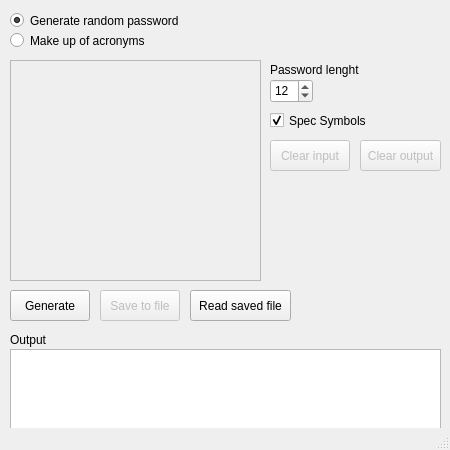
<?xml version="1.0" encoding="UTF-8"?>
<ui version="4.0">
 <class>PasswordGenerator</class>
 <widget class="QMainWindow" name="PasswordGenerator">
  <property name="geometry">
   <rect>
    <x>0</x>
    <y>0</y>
    <width>450</width>
    <height>450</height>
   </rect>
  </property>
  <property name="minimumSize">
   <size>
    <width>450</width>
    <height>450</height>
   </size>
  </property>
  <property name="maximumSize">
   <size>
    <width>450</width>
    <height>450</height>
   </size>
  </property>
  <property name="windowTitle">
   <string>PasswordGenerator</string>
  </property>
  <property name="windowIcon">
   <iconset>
    <normaloff>../../home/lion/Downloads/password-ico.png</normaloff>../../home/lion/Downloads/password-ico.png</iconset>
  </property>
  <widget class="QWidget" name="centralwidget">
   <widget class="QPlainTextEdit" name="OutputTB">
    <property name="geometry">
     <rect>
      <x>10</x>
      <y>349</y>
      <width>431</width>
      <height>81</height>
     </rect>
    </property>
    <property name="focusPolicy">
     <enum>Qt::NoFocus</enum>
    </property>
    <property name="readOnly">
     <bool>true</bool>
    </property>
   </widget>
   <widget class="QRadioButton" name="DefaultGenerationRB">
    <property name="geometry">
     <rect>
      <x>10</x>
      <y>10</y>
      <width>191</width>
      <height>21</height>
     </rect>
    </property>
    <property name="text">
     <string>Generate random password</string>
    </property>
    <property name="checked">
     <bool>true</bool>
    </property>
   </widget>
   <widget class="QLabel" name="label">
    <property name="geometry">
     <rect>
      <x>10</x>
      <y>330</y>
      <width>51</width>
      <height>20</height>
     </rect>
    </property>
    <property name="text">
     <string>Output</string>
    </property>
   </widget>
   <widget class="QRadioButton" name="AcronymGenerationRB">
    <property name="geometry">
     <rect>
      <x>10</x>
      <y>30</y>
      <width>151</width>
      <height>21</height>
     </rect>
    </property>
    <property name="text">
     <string>Make up of acronyms</string>
    </property>
   </widget>
   <widget class="QPlainTextEdit" name="acronymTextInput">
    <property name="enabled">
     <bool>false</bool>
    </property>
    <property name="geometry">
     <rect>
      <x>10</x>
      <y>60</y>
      <width>251</width>
      <height>221</height>
     </rect>
    </property>
   </widget>
   <widget class="QPushButton" name="GenerateBtn">
    <property name="geometry">
     <rect>
      <x>10</x>
      <y>290</y>
      <width>80</width>
      <height>31</height>
     </rect>
    </property>
    <property name="cursor">
     <cursorShape>PointingHandCursor</cursorShape>
    </property>
    <property name="autoFillBackground">
     <bool>false</bool>
    </property>
    <property name="text">
     <string>Generate</string>
    </property>
    <property name="flat">
     <bool>false</bool>
    </property>
   </widget>
   <widget class="QCheckBox" name="specSymbols">
    <property name="geometry">
     <rect>
      <x>270</x>
      <y>110</y>
      <width>111</width>
      <height>21</height>
     </rect>
    </property>
    <property name="text">
     <string>Spec Symbols</string>
    </property>
    <property name="checked">
     <bool>true</bool>
    </property>
   </widget>
   <widget class="QSpinBox" name="lenghtLB">
    <property name="geometry">
     <rect>
      <x>270</x>
      <y>79</y>
      <width>43</width>
      <height>24</height>
     </rect>
    </property>
    <property name="minimum">
     <number>6</number>
    </property>
    <property name="value">
     <number>12</number>
    </property>
   </widget>
   <widget class="QLabel" name="label_2">
    <property name="geometry">
     <rect>
      <x>270</x>
      <y>60</y>
      <width>101</width>
      <height>20</height>
     </rect>
    </property>
    <property name="text">
     <string>Password lenght</string>
    </property>
   </widget>
   <widget class="QPushButton" name="clearOutputBtn">
    <property name="enabled">
     <bool>false</bool>
    </property>
    <property name="geometry">
     <rect>
      <x>360</x>
      <y>140</y>
      <width>81</width>
      <height>31</height>
     </rect>
    </property>
    <property name="text">
     <string>Clear output</string>
    </property>
    <property name="checkable">
     <bool>false</bool>
    </property>
    <property name="autoExclusive">
     <bool>false</bool>
    </property>
    <property name="autoDefault">
     <bool>true</bool>
    </property>
    <property name="default">
     <bool>false</bool>
    </property>
    <property name="flat">
     <bool>false</bool>
    </property>
   </widget>
   <widget class="QPushButton" name="clearInputBtn">
    <property name="enabled">
     <bool>false</bool>
    </property>
    <property name="geometry">
     <rect>
      <x>270</x>
      <y>140</y>
      <width>80</width>
      <height>31</height>
     </rect>
    </property>
    <property name="text">
     <string>Clear input</string>
    </property>
   </widget>
   <widget class="QPushButton" name="saveToFileBtn">
    <property name="enabled">
     <bool>false</bool>
    </property>
    <property name="geometry">
     <rect>
      <x>100</x>
      <y>290</y>
      <width>80</width>
      <height>31</height>
     </rect>
    </property>
    <property name="text">
     <string>Save to file</string>
    </property>
   </widget>
   <widget class="QPushButton" name="readSavePass">
    <property name="geometry">
     <rect>
      <x>190</x>
      <y>290</y>
      <width>101</width>
      <height>31</height>
     </rect>
    </property>
    <property name="text">
     <string>Read saved file</string>
    </property>
   </widget>
  </widget>
  <widget class="QMenuBar" name="menubar">
   <property name="geometry">
    <rect>
     <x>0</x>
     <y>0</y>
     <width>450</width>
     <height>23</height>
    </rect>
   </property>
  </widget>
  <widget class="QStatusBar" name="statusbar"/>
 </widget>
 <resources/>
 <connections/>
</ui>
